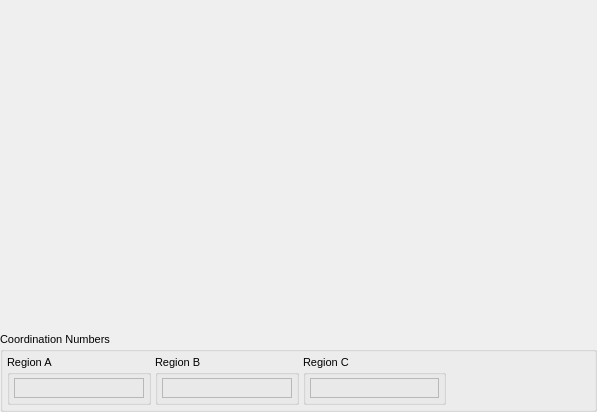
<?xml version="1.0" encoding="UTF-8"?>
<ui version="4.0">
 <class>SiteRDFModuleWidget</class>
 <widget class="QWidget" name="SiteRDFModuleWidget">
  <property name="geometry">
   <rect>
    <x>0</x>
    <y>0</y>
    <width>597</width>
    <height>412</height>
   </rect>
  </property>
  <property name="sizePolicy">
   <sizepolicy hsizetype="Expanding" vsizetype="Expanding">
    <horstretch>0</horstretch>
    <verstretch>0</verstretch>
   </sizepolicy>
  </property>
  <property name="font">
   <font>
    <pointsize>8</pointsize>
   </font>
  </property>
  <property name="windowTitle">
   <string>CalculateRDF Controls</string>
  </property>
  <layout class="QVBoxLayout" name="verticalLayout">
   <property name="spacing">
    <number>0</number>
   </property>
   <property name="leftMargin">
    <number>0</number>
   </property>
   <property name="topMargin">
    <number>0</number>
   </property>
   <property name="rightMargin">
    <number>0</number>
   </property>
   <property name="bottomMargin">
    <number>0</number>
   </property>
   <item>
    <widget class="DataWidget" name="RDFPlotWidget" native="true">
     <property name="sizePolicy">
      <sizepolicy hsizetype="Expanding" vsizetype="Expanding">
       <horstretch>0</horstretch>
       <verstretch>0</verstretch>
      </sizepolicy>
     </property>
    </widget>
   </item>
   <item>
    <widget class="QGroupBox" name="groupBox">
     <property name="title">
      <string>Coordination Numbers</string>
     </property>
     <layout class="QHBoxLayout" name="horizontalLayout">
      <property name="spacing">
       <number>4</number>
      </property>
      <property name="leftMargin">
       <number>4</number>
      </property>
      <property name="topMargin">
       <number>4</number>
      </property>
      <property name="rightMargin">
       <number>4</number>
      </property>
      <property name="bottomMargin">
       <number>4</number>
      </property>
      <item>
       <widget class="QGroupBox" name="RegionAGroup">
        <property name="sizePolicy">
         <sizepolicy hsizetype="Minimum" vsizetype="Minimum">
          <horstretch>0</horstretch>
          <verstretch>0</verstretch>
         </sizepolicy>
        </property>
        <property name="title">
         <string>Region A</string>
        </property>
        <property name="checkable">
         <bool>false</bool>
        </property>
        <layout class="QHBoxLayout" name="horizontalLayout_3">
         <property name="leftMargin">
          <number>4</number>
         </property>
         <property name="topMargin">
          <number>4</number>
         </property>
         <property name="rightMargin">
          <number>4</number>
         </property>
         <property name="bottomMargin">
          <number>4</number>
         </property>
         <item>
          <widget class="SampledDoubleLabel" name="RegionAResultFrame">
           <property name="sizePolicy">
            <sizepolicy hsizetype="Expanding" vsizetype="Minimum">
             <horstretch>0</horstretch>
             <verstretch>0</verstretch>
            </sizepolicy>
           </property>
           <property name="frameShape">
            <enum>QFrame::StyledPanel</enum>
           </property>
           <property name="frameShadow">
            <enum>QFrame::Raised</enum>
           </property>
          </widget>
         </item>
        </layout>
       </widget>
      </item>
      <item>
       <widget class="QGroupBox" name="RegionBGroup">
        <property name="sizePolicy">
         <sizepolicy hsizetype="Minimum" vsizetype="Minimum">
          <horstretch>0</horstretch>
          <verstretch>0</verstretch>
         </sizepolicy>
        </property>
        <property name="minimumSize">
         <size>
          <width>0</width>
          <height>50</height>
         </size>
        </property>
        <property name="title">
         <string>Region B</string>
        </property>
        <property name="checkable">
         <bool>false</bool>
        </property>
        <layout class="QHBoxLayout" name="horizontalLayout_4">
         <property name="leftMargin">
          <number>4</number>
         </property>
         <property name="topMargin">
          <number>4</number>
         </property>
         <property name="rightMargin">
          <number>4</number>
         </property>
         <property name="bottomMargin">
          <number>4</number>
         </property>
         <item>
          <widget class="SampledDoubleLabel" name="RegionBResultFrame">
           <property name="sizePolicy">
            <sizepolicy hsizetype="Expanding" vsizetype="Minimum">
             <horstretch>0</horstretch>
             <verstretch>0</verstretch>
            </sizepolicy>
           </property>
           <property name="frameShape">
            <enum>QFrame::StyledPanel</enum>
           </property>
           <property name="frameShadow">
            <enum>QFrame::Raised</enum>
           </property>
          </widget>
         </item>
        </layout>
       </widget>
      </item>
      <item>
       <widget class="QGroupBox" name="RegionCGroup">
        <property name="sizePolicy">
         <sizepolicy hsizetype="Minimum" vsizetype="Minimum">
          <horstretch>0</horstretch>
          <verstretch>0</verstretch>
         </sizepolicy>
        </property>
        <property name="title">
         <string>Region C</string>
        </property>
        <property name="checkable">
         <bool>false</bool>
        </property>
        <layout class="QHBoxLayout" name="horizontalLayout_2">
         <property name="leftMargin">
          <number>4</number>
         </property>
         <property name="topMargin">
          <number>4</number>
         </property>
         <property name="rightMargin">
          <number>4</number>
         </property>
         <property name="bottomMargin">
          <number>4</number>
         </property>
         <item>
          <widget class="SampledDoubleLabel" name="RegionCResultFrame">
           <property name="sizePolicy">
            <sizepolicy hsizetype="Expanding" vsizetype="Minimum">
             <horstretch>0</horstretch>
             <verstretch>0</verstretch>
            </sizepolicy>
           </property>
           <property name="frameShape">
            <enum>QFrame::StyledPanel</enum>
           </property>
           <property name="frameShadow">
            <enum>QFrame::Raised</enum>
           </property>
          </widget>
         </item>
        </layout>
       </widget>
      </item>
      <item>
       <spacer name="horizontalSpacer">
        <property name="orientation">
         <enum>Qt::Horizontal</enum>
        </property>
        <property name="sizeHint" stdset="0">
         <size>
          <width>140</width>
          <height>20</height>
         </size>
        </property>
       </spacer>
      </item>
     </layout>
    </widget>
   </item>
  </layout>
 </widget>
 <customwidgets>
  <customwidget>
   <class>SampledDoubleLabel</class>
   <extends>QFrame</extends>
   <header>gui/widgets/sampleddoublelabel.h</header>
   <container>1</container>
  </customwidget>
  <customwidget>
   <class>DataWidget</class>
   <extends>QWidget</extends>
   <header>gui/datawidget.h</header>
   <container>1</container>
  </customwidget>
 </customwidgets>
 <resources/>
 <connections/>
</ui>
